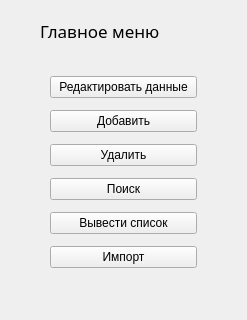
<?xml version="1.0" encoding="UTF-8"?>
<ui version="4.0">
 <class>MainWindow</class>
 <widget class="QMainWindow" name="MainWindow">
  <property name="geometry">
   <rect>
    <x>0</x>
    <y>0</y>
    <width>247</width>
    <height>320</height>
   </rect>
  </property>
  <property name="maximumSize">
   <size>
    <width>250</width>
    <height>320</height>
   </size>
  </property>
  <property name="windowTitle">
   <string>Phone_directory</string>
  </property>
  <widget class="QWidget" name="centralwidget">
   <widget class="QLabel" name="label_menu">
    <property name="geometry">
     <rect>
      <x>40</x>
      <y>10</y>
      <width>171</width>
      <height>41</height>
     </rect>
    </property>
    <property name="font">
     <font>
      <family>MS Reference Sans Serif</family>
      <pointsize>13</pointsize>
      <strikeout>false</strikeout>
     </font>
    </property>
    <property name="text">
     <string>Главное меню</string>
    </property>
   </widget>
   <widget class="QWidget" name="verticalLayoutWidget">
    <property name="geometry">
     <rect>
      <x>50</x>
      <y>70</y>
      <width>147</width>
      <height>205</height>
     </rect>
    </property>
    <layout class="QVBoxLayout" name="verticalLayout">
     <item>
      <widget class="QPushButton" name="btn_redactor">
       <property name="text">
        <string>Редактировать данные</string>
       </property>
      </widget>
     </item>
     <item>
      <widget class="QPushButton" name="btn_add">
       <property name="text">
        <string>Добавить</string>
       </property>
      </widget>
     </item>
     <item>
      <widget class="QPushButton" name="btn_del">
       <property name="text">
        <string>Удалить</string>
       </property>
      </widget>
     </item>
     <item>
      <widget class="QPushButton" name="btn_serch">
       <property name="text">
        <string>Поиск</string>
       </property>
      </widget>
     </item>
     <item>
      <widget class="QPushButton" name="btn_print_list">
       <property name="text">
        <string>Вывести список</string>
       </property>
      </widget>
     </item>
     <item>
      <widget class="QPushButton" name="btn_import">
       <property name="text">
        <string>Импорт</string>
       </property>
      </widget>
     </item>
    </layout>
   </widget>
  </widget>
 </widget>
 <resources/>
 <connections>
  <connection>
   <sender>btn_redactor</sender>
   <signal>clicked()</signal>
   <receiver>MainWindow</receiver>
   <slot>show()</slot>
   <hints>
    <hint type="sourcelabel">
     <x>123</x>
     <y>84</y>
    </hint>
    <hint type="destinationlabel">
     <x>123</x>
     <y>159</y>
    </hint>
   </hints>
  </connection>
 </connections>
</ui>
